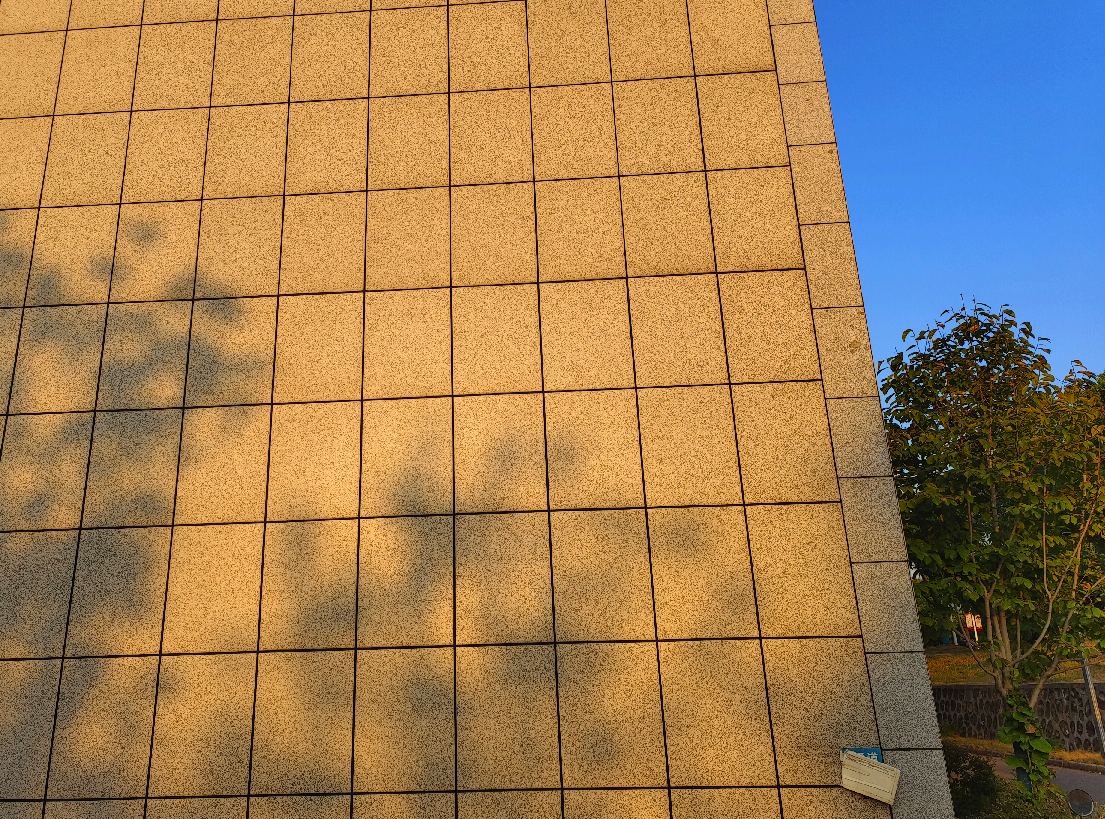
#> input picture hw2/3/28.jpg, 1105 x 819 px, found by its file name
$ python 1.py
#> lines starting #> are read from the running program, lines starting #| are printed output that depends on the picture; after the words box and inside, x2 and y2 are one past the last pixel; in counts of white or black regions, pixels touching at a corner belong together
import cv2
import numpy as np


def max_filter(image, filter_size):
    # padding操作，在最大滤波中需要在原图像周围填充（filter_size//2）个小的数字，一般取-1
    # 先生成一个全为-1的矩阵，大小和padding后的图像相同
    empty_image = np.full(
        (image.shape[0] + (filter_size // 2) * 2, image.shape[1] +
         (filter_size // 2) * 2), -1)
    # 将原图像填充进矩阵
    empty_image[(filter_size // 2):empty_image.shape[0] - (filter_size // 2),
                (filter_size //
                 2):empty_image.shape[1] - (filter_size // 2)] = image.copy()
    # 创建结果矩阵，和原图像大小相同
    result = np.full((image.shape[0], image.shape[1]), -1)

    # 遍历原图像中的每个像素点，对于点，选取其周围（filter_size*filter_size）个像素中的最大值，作为结果矩阵中的对应位置值
    for h in range(filter_size // 2, empty_image.shape[0] - filter_size // 2):
        for w in range(filter_size // 2,
                       empty_image.shape[1] - filter_size // 2):
            filter = empty_image[h - (filter_size // 2):h +
                                 (filter_size // 2) + 1, w -
                                 (filter_size // 2):w + (filter_size // 2) + 1]
            result[h - filter_size // 2,
                   w - filter_size // 2] = np.amax(filter)
    return result


def min_filter(image, filter_size):
    # padding操作，在最大滤波中需要在原图像周围填充（filter_size//2）个大的数字，一般取大于255的
    # 先生成一个全为-1的矩阵，大小和padding后的图像相同
    empty_image = np.full(
        (image.shape[0] + (filter_size // 2) * 2, image.shape[1] +
         (filter_size // 2) * 2), 400)
    # 将原图像填充进矩阵
    empty_image[(filter_size // 2):empty_image.shape[0] - (filter_size // 2),
                (filter_size //
                 2):empty_image.shape[1] - (filter_size // 2)] = image.copy()
    # 创建结果矩阵，和原图像大小相同
    result = np.full((image.shape[0], image.shape[1]), 400)

    # 遍历原图像中的每个像素点，对于点，选取其周围（filter_size*filter_size）个像素中的最小值，作为结果矩阵中的对应位置值
    for h in range(filter_size // 2, empty_image.shape[0] - filter_size // 2):
        for w in range(filter_size // 2,
                       empty_image.shape[1] - filter_size // 2):
            filter = empty_image[h - (filter_size // 2):h +
                                 (filter_size // 2) + 1, w -
                                 (filter_size // 2):w + (filter_size // 2) + 1]
            result[h - filter_size // 2,
                   w - filter_size // 2] = np.amin(filter)
    return result


def remove_shadow(image_path):
#> called with image_path = 'hw2\\3\\28.jpg'
    image = cv2.imread(image_path, 0)
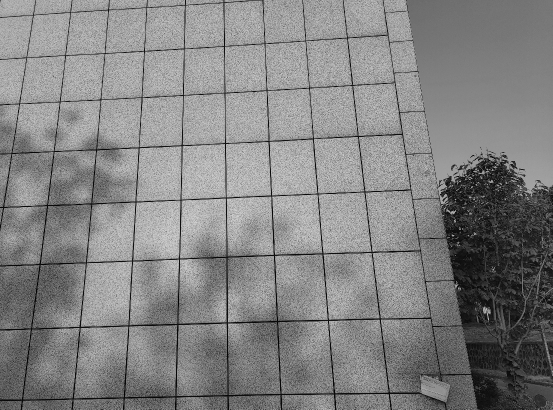
#> image: shape (819, 1105) (shown at 1/2 size); min 0, max 230, mean 131.4

    max_result = max_filter(image, 30)
#> in max_filter, `empty_image[(filter_size // 2):empty_image.shape[0] - (filter_size // ..`:
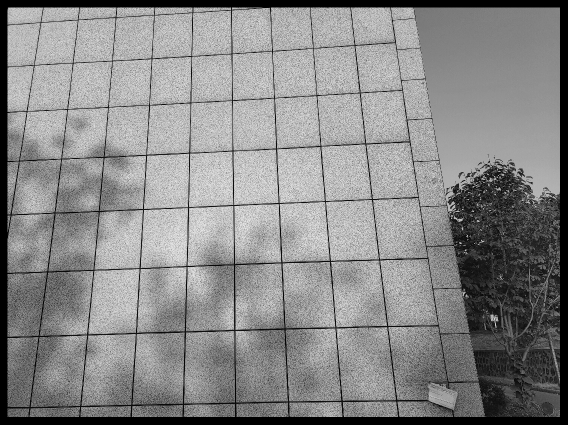
#> empty_image: shape (849, 1135) int64 (shown at 1/2 size); min -1, max 230, mean 123.3; drawn with min black and max white
#> after the loop in max_filter, `for h in range(filter_size // 2, empty_image.shape[0] - filter_size //..`:
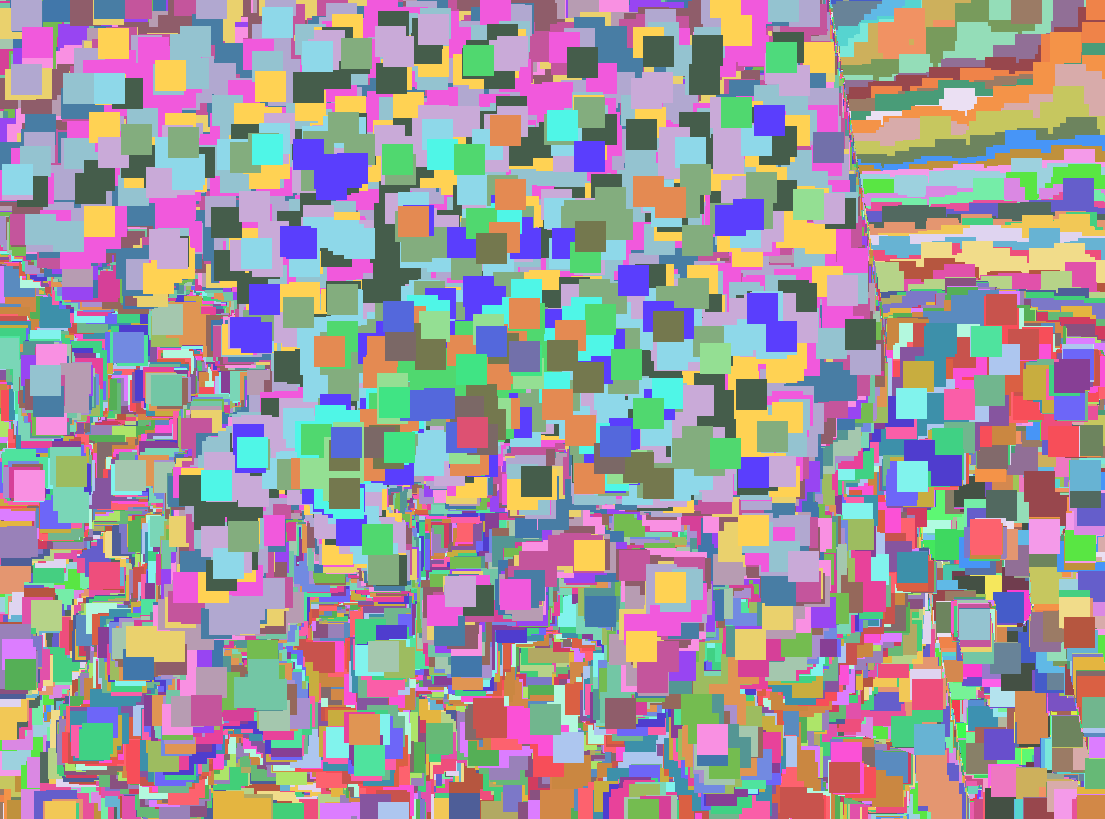
#> result: shape (819, 1105) int64; 163 distinct labels, from 64 to 230; one colour per label, 0 black
    min_result = min_filter(max_result, 30)
#> in min_filter, `empty_image[(filter_size // 2):empty_image.shape[0] - (filter_size // ..`:
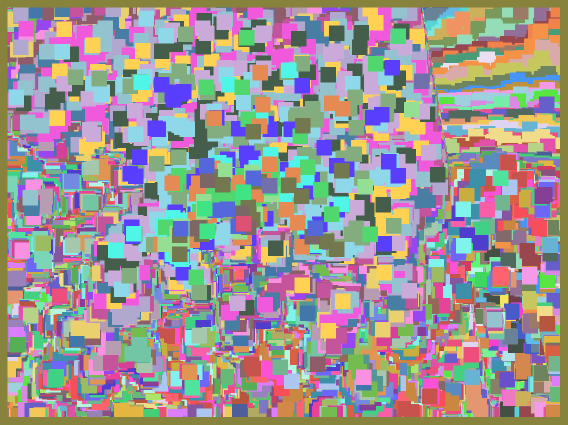
#> empty_image: shape (849, 1135) int64 (shown at 1/2 size); 164 distinct labels, from 64 to 400; one colour per label, 0 black
#> after the loop in min_filter, `for h in range(filter_size // 2, empty_image.shape[0] - filter_size //..`:
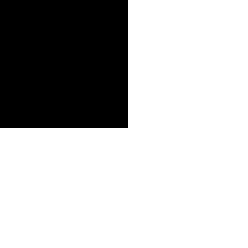
#> filter: shape (31, 31) int64 (shown 8 times larger); values 166 (black) and 400 (white), 73.4% white; 1 black region, box (x1, y1, x2, y2) and area: (0, 0, 16, 16) 256
#> after the loop in min_filter, `for h in range(filter_size // 2, empty_image.shape[0] - filter_size //..`:
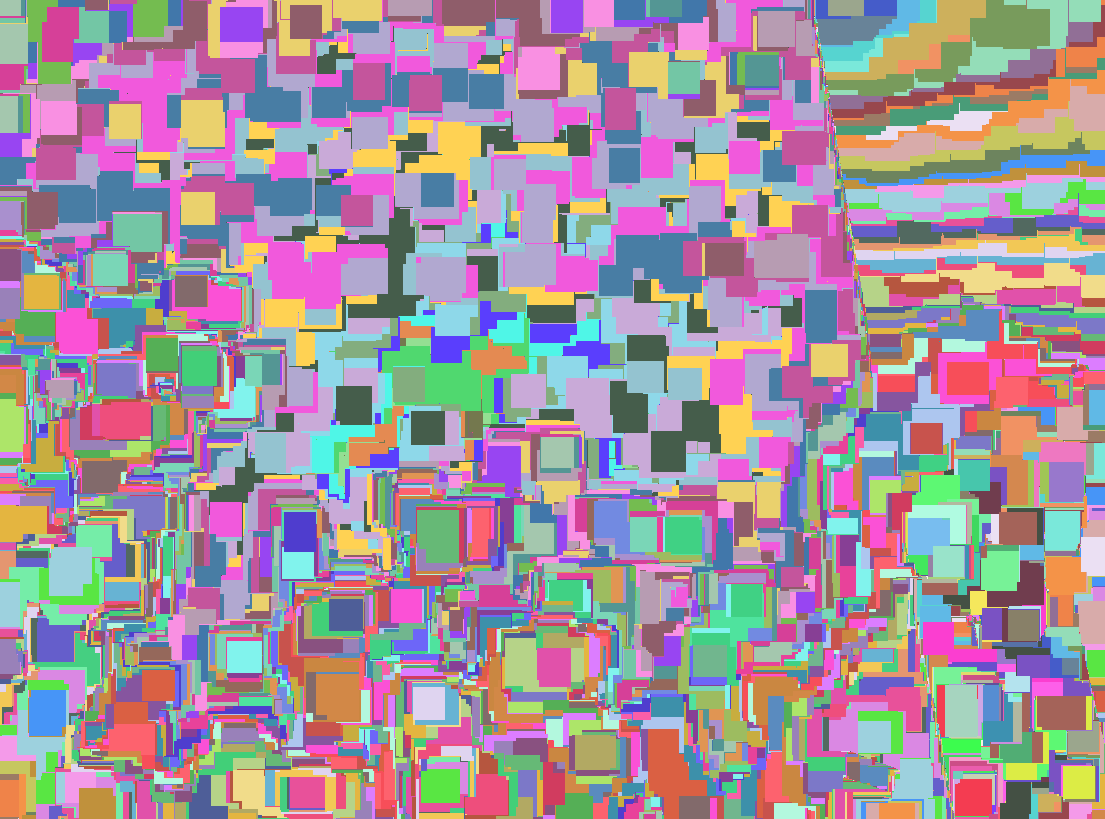
#> result: shape (819, 1105) int64; 163 distinct labels, from 64 to 230; one colour per label, 0 black
    result = image - min_result
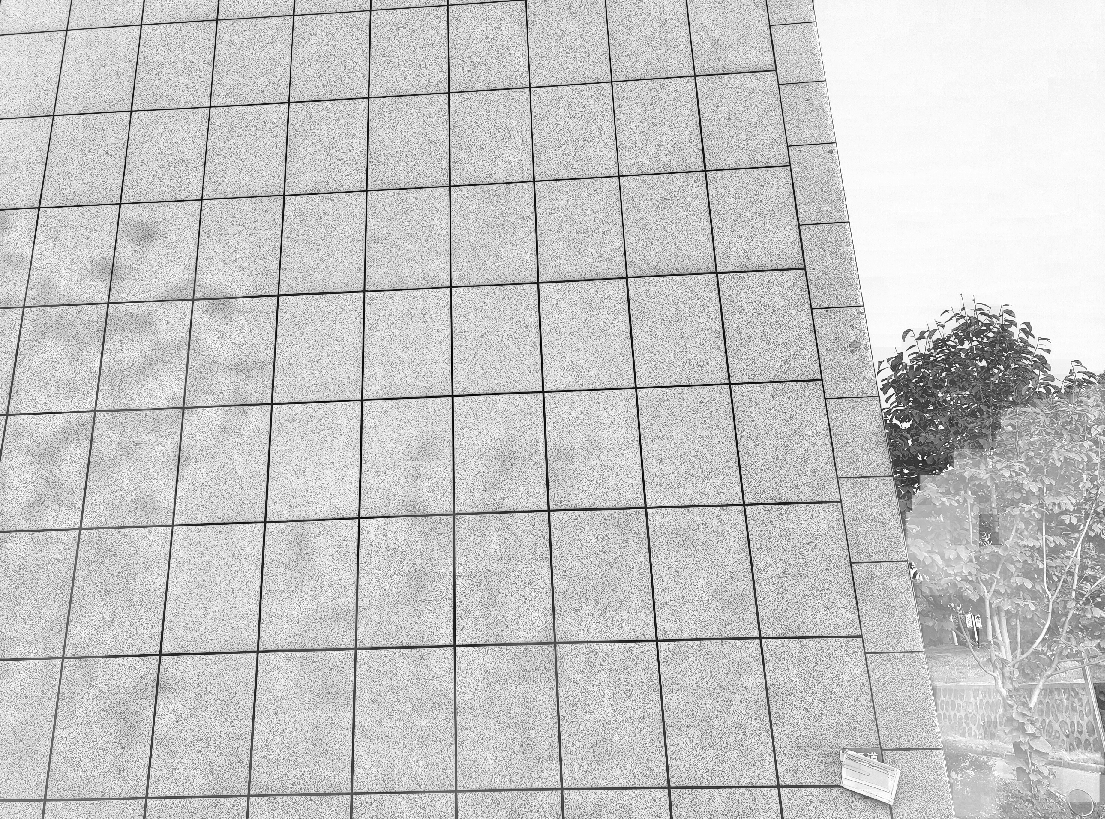
#> result: shape (819, 1105) int64; min -213, max 0, mean -46.25; drawn with min black and max white
    result = cv2.normalize(result, None, 0, 255, norm_type=cv2.NORM_MINMAX)
    return result


if __name__ == "__main__":
    result = remove_shadow('hw2\\3\\28.jpg')
    cv2.imwrite("hw2\\3test\\out28.jpg", result)

$ run again, with hw2/3/25.jpg copied over hw2/3/28.jpg
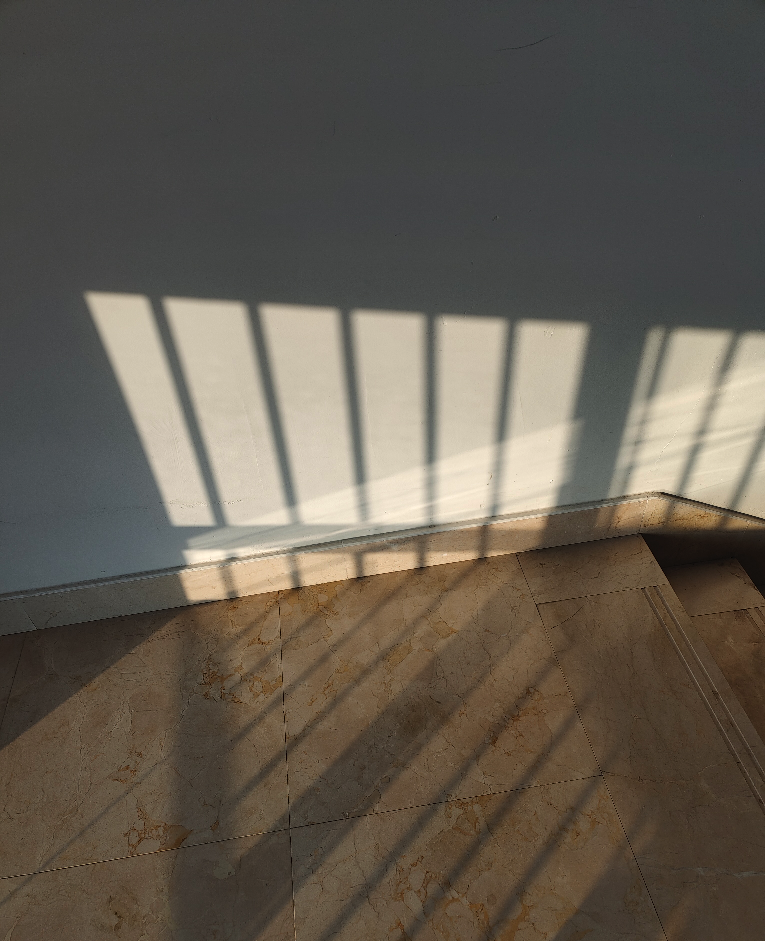
#> input picture hw2/3/25.jpg, 765 x 941 px, found by its file name
#> after the loop in min_filter, `for h in range(filter_size // 2, empty_image.shape[0] - filter_size //..`:
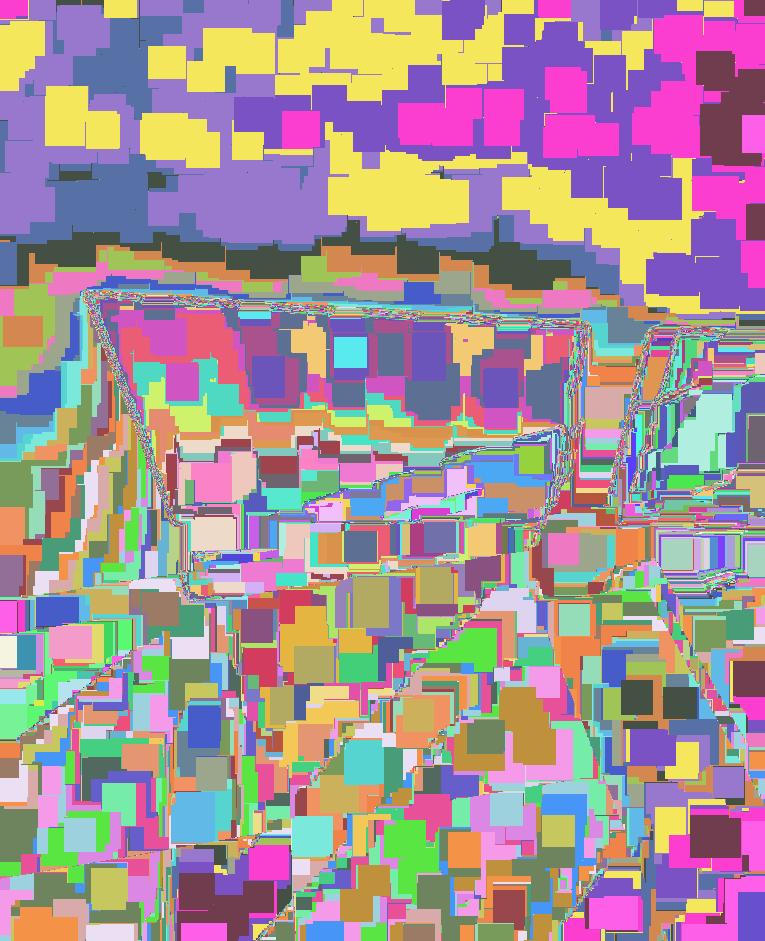
#> result: shape (941, 765) int64; 225 distinct labels, from 26 to 250; one colour per label, 0 black
#> in remove_shadow, `result = image - min_result`:
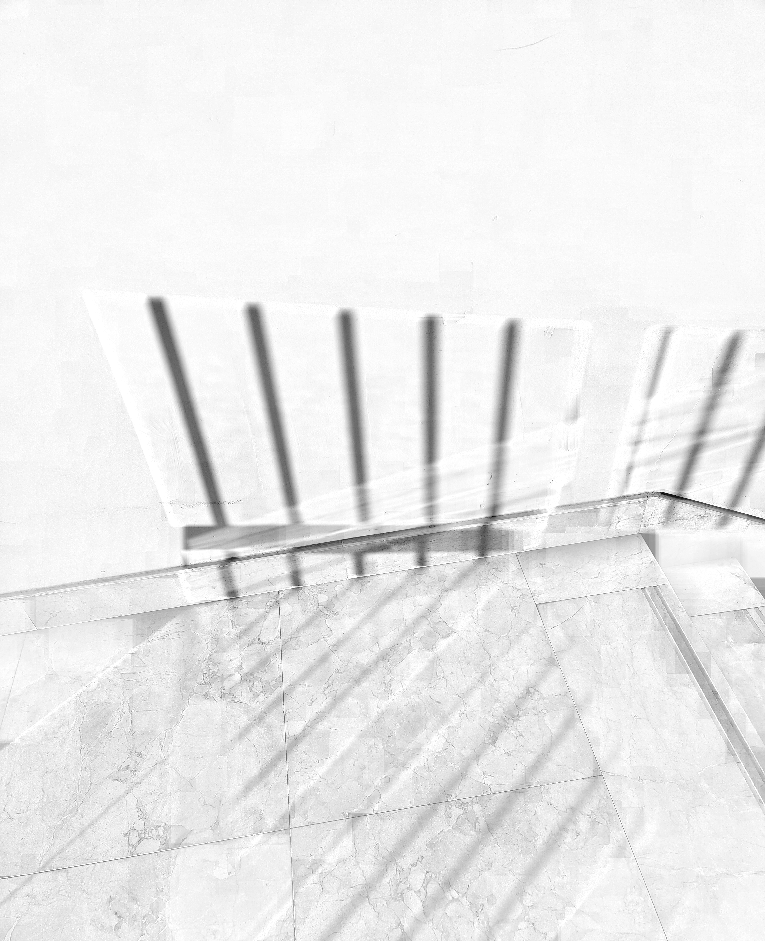
#> result: shape (941, 765) int64; min -181, max 0, mean -13.32; drawn with min black and max white

$ run again, with hw2/3/26.jpg copied over hw2/3/28.jpg
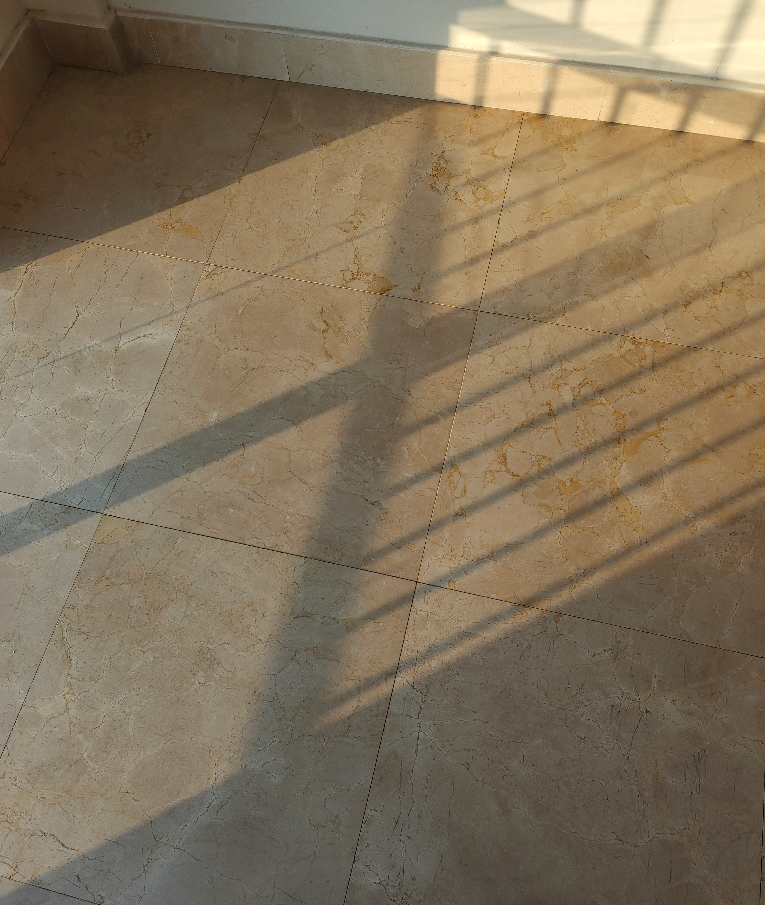
#> input picture hw2/3/26.jpg, 765 x 905 px, found by its file name
#> after the loop in min_filter, `for h in range(filter_size // 2, empty_image.shape[0] - filter_size //..`:
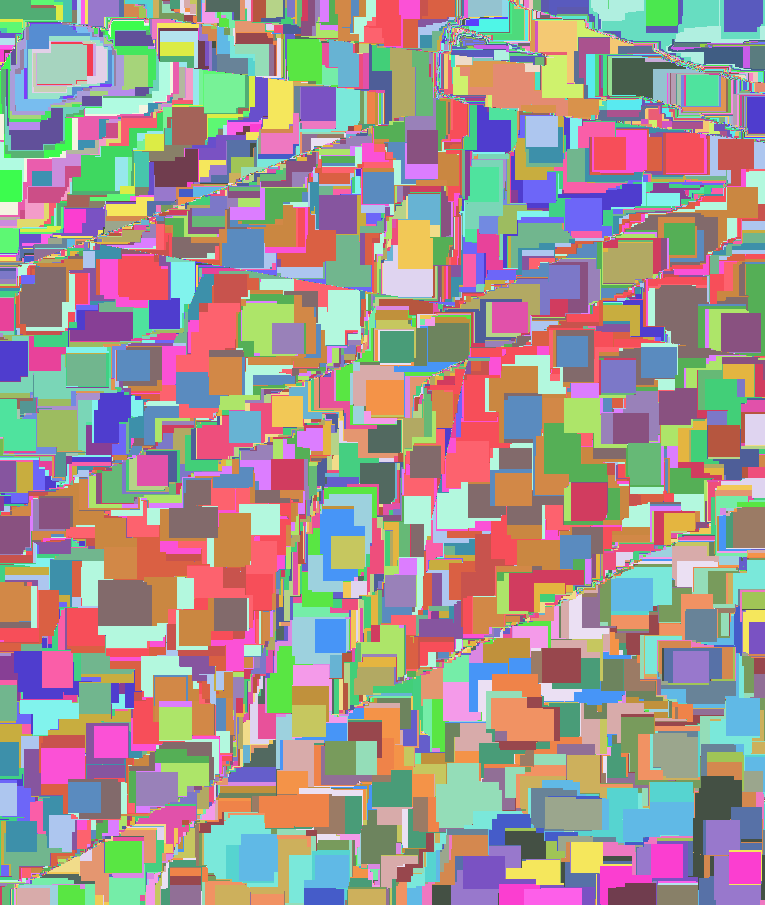
#> result: shape (905, 765) int64; 205 distinct labels, from 46 to 250; one colour per label, 0 black
#> in remove_shadow, `result = image - min_result`:
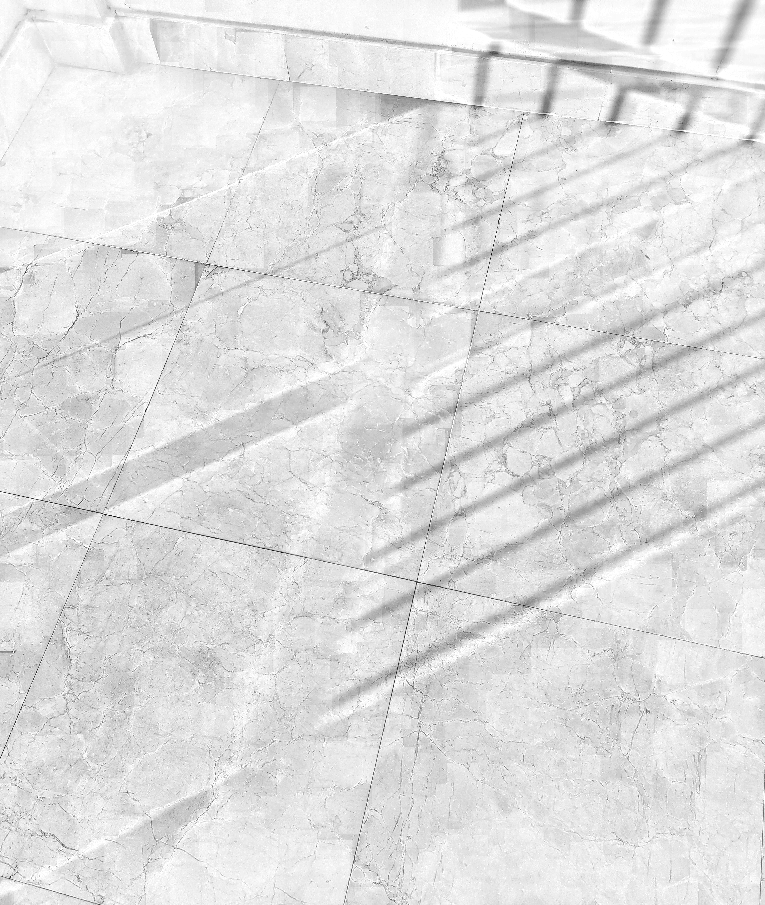
#> result: shape (905, 765) int64; min -154, max 0, mean -18.65; drawn with min black and max white
